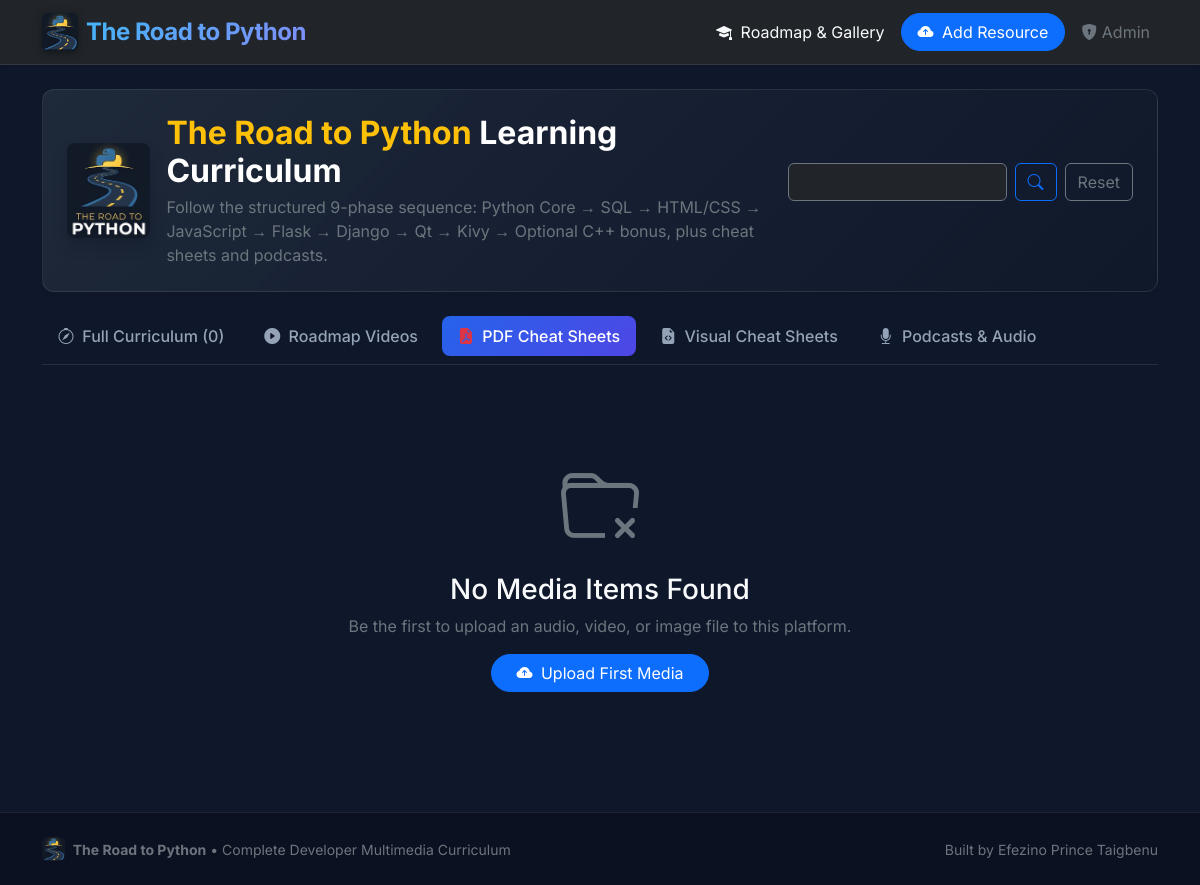
/?type=pdf, run on an earlier commit of the app's database.
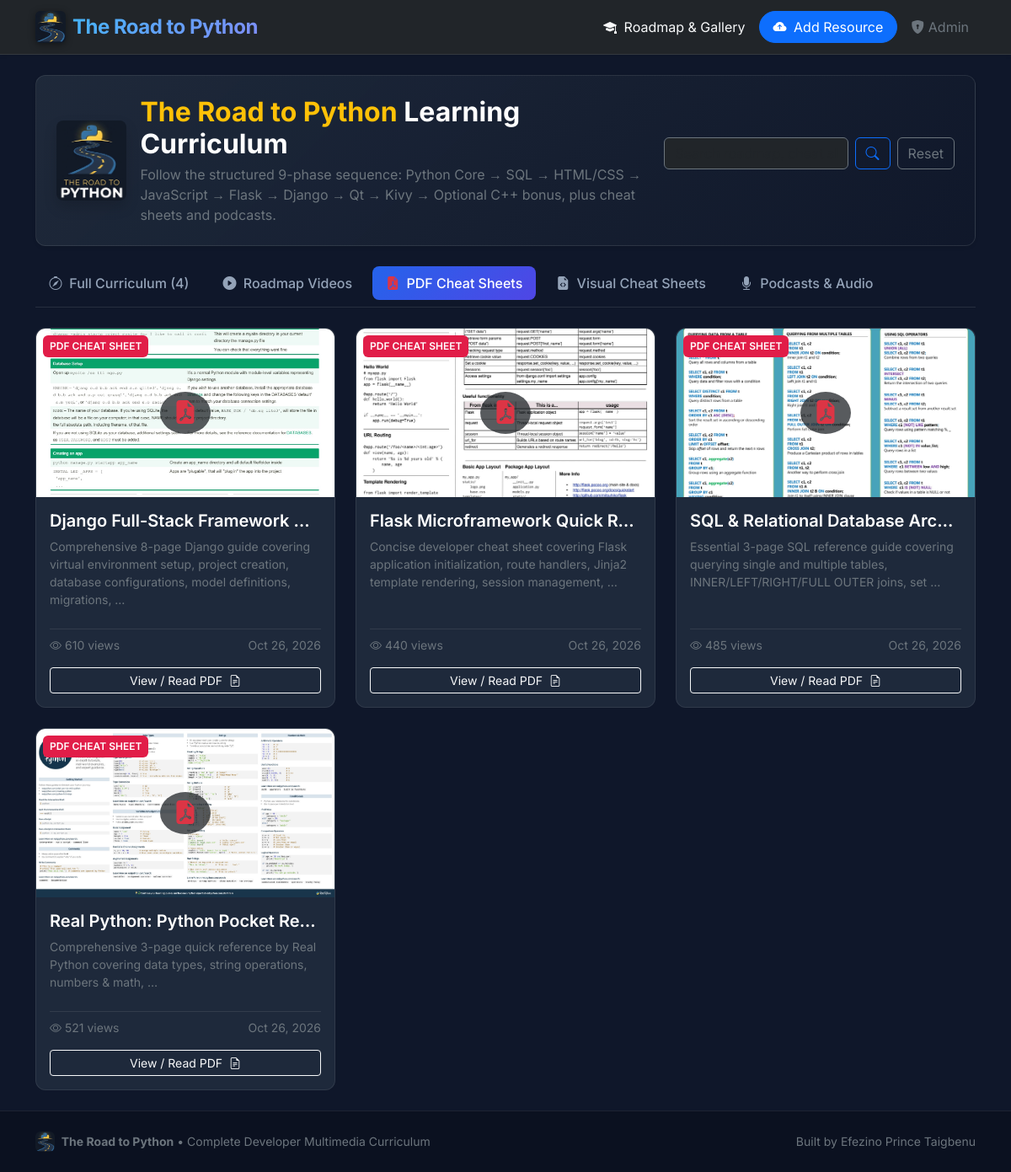
And on a later commit of the database.
### media_app/models.py (models this page shows, shortened)
class MediaItem(models.Model):
    MEDIA_TYPE_CHOICES = [
        ('image', 'Image'),
        ('video', 'Video'),
        ('audio', 'Audio / Podcast'),
        ('pdf', 'PDF Cheat Sheet'),
    ]
    title = models.CharField(max_length=150)
    description = models.TextField(blank=True)
    media_type = models.CharField(max_length=10, choices=MEDIA_TYPE_CHOICES)
    category = models.ForeignKey(
        Category,
        on_delete=models.SET_NULL,
        null=True,
        blank=True,
        related_name='media_items'
    )
    media_file = models.FileField(upload_to='multimedia/%Y/%m/')
    thumbnail = models.ImageField(upload_to='thumbnails/%Y/%m/', blank=True, null=True)
    step_number = models.PositiveIntegerField(default=0, help_text="Order in roadmap sequence (0 for non-roadmap items)")
    views_count = models.PositiveIntegerField(default=0)
    uploaded_at = models.DateTimeField(auto_now_add=True)
    class Meta:
        ordering = ['step_number', '-uploaded_at']

### media_app/views.py (the view)
# urls.py: path('', views.media_gallery, name='media_gallery'),
def media_gallery(request):
    media_type = request.GET.get('type')
    category_slug = request.GET.get('category')
    search_query = request.GET.get('q')
    items = MediaItem.objects.all()
    if media_type in ['image', 'video', 'audio', 'pdf']:
        items = items.filter(media_type=media_type)
    if category_slug:
        items = items.filter(category__slug=category_slug)
    if search_query:
        items = items.filter(title__icontains=search_query)
    categories = Category.objects.all()
    context = {
        'items': items,
        'categories': categories,
        'selected_type': media_type,
        'selected_category': category_slug,
        'search_query': search_query,
        'total_count': items.count(),
    }
    return render(request, 'media_app/gallery.html', context)

### media_app/templates/media_app/gallery.html (shortened to what this page needs)
{% extends 'media_app/base.html' %}
{% block content %}
{% load static %}
<div class="card bg-dark border-secondary border-opacity-25 mb-4 p-4 shadow-sm" style="background: linear-gradient(135deg, rgba(30, 41, 59, 0.95), rgba(15, 23, 42, 0.98));">
    <div class="row align-items-center g-3">
        <div class="col-auto d-none d-sm-block">
            <img src="{% static 'images/logo_badge.png' %}" alt="The Road to Python Logo" class="rounded-3 shadow" style="height: 95px; width: auto; object-fit: contain;">
        </div>
        <div class="col-md">
            <h1 class="h2 fw-bold text-white mb-1">
                <span class="text-warning">The Road to Python</span> Learning Curriculum
            </h1>
            <p class="text-secondary mb-0">Follow the structured 9-phase sequence: Python Core &rarr; SQL &rarr; HTML/CSS &rarr; JavaScript &rarr; Flask &rarr; Django &rarr; Qt &rarr; Kivy &rarr; Optional C++ bonus, plus cheat sheets and podcasts.</p>
        </div>
        <div class="col-lg-4 col-md-5 mt-3 mt-md-0">
            <form method="GET" action="{% url 'media_gallery' %}" class="d-flex gap-2">
                <input type="text" name="q" class="form-control bg-dark text-white border-secondary" placeholder="Search roadmap, cheat sheets, or podcasts..." value="{{ search_query|default:'' }}">
                <button type="submit" class="btn btn-outline-primary">
                    <i class="bi bi-search"></i>
                </button>
                {% if search_query or selected_type %}
                    <a href="{% url 'media_gallery' %}" class="btn btn-outline-secondary">Reset</a>
                {% endif %}
            </form>
        </div>
    </div>
</div>
<ul class="nav nav-pills mb-4 pb-2 border-bottom border-secondary border-opacity-25 gap-2">
    <li class="nav-item">
        <a class="nav-link {% if not selected_type %}active{% endif %}" href="{% url 'media_gallery' %}">
            <i class="bi bi-compass me-1"></i> Full Curriculum ({{ total_count }})
        </a>
    </li>
    <li class="nav-item">
        <a class="nav-link {% if selected_type == 'video' %}active{% endif %}" href="?type=video{% if search_query %}&q={{ search_query }}{% endif %}">
            <i class="bi bi-play-circle-fill me-1"></i> Roadmap Videos
        </a>
    </li>
    <li class="nav-item">
        <a class="nav-link {% if selected_type == 'pdf' %}active{% endif %}" href="?type=pdf{% if search_query %}&q={{ search_query }}{% endif %}">
            <i class="bi bi-file-earmark-pdf-fill me-1 text-danger"></i> PDF Cheat Sheets
        </a>
    </li>
    <li class="nav-item">
        <a class="nav-link {% if selected_type == 'image' %}active{% endif %}" href="?type=image{% if search_query %}&q={{ search_query }}{% endif %}">
            <i class="bi bi-file-earmark-code-fill me-1"></i> Visual Cheat Sheets
        </a>
    </li>
    <li class="nav-item">
        <a class="nav-link {% if selected_type == 'audio' %}active{% endif %}" href="?type=audio{% if search_query %}&q={{ search_query }}{% endif %}">
            <i class="bi bi-mic-fill me-1"></i> Podcasts &amp; Audio
        </a>
    </li>
</ul>
{% if items %}
<div class="row row-cols-1 row-cols-md-2 row-cols-lg-3 g-4">
    {% for item in items %}
    <div class="col">
        <div class="card h-100 overflow-hidden text-white">
            <div class="position-relative bg-black text-center d-flex align-items-center justify-content-center" style="height: 200px;">
                {% if item.media_type == 'image' %}
                    <img src="{{ item.media_file.url }}" class="w-100 h-100 object-fit-cover" alt="{{ item.title }}">
                {% elif item.media_type == 'pdf' %}
                    {% if item.thumbnail %}
                        <img src="{{ item.thumbnail.url }}" class="w-100 h-100 object-fit-cover" alt="{{ item.title }}">
                    {% else %}
                        <div class="p-4 text-center">
                            <i class="bi bi-file-earmark-pdf-fill fs-1 text-danger"></i>
                        </div>
                    {% endif %}
                    <span class="position-absolute fs-3 text-white bg-dark bg-opacity-75 rounded-circle px-3 py-1">
                        <i class="bi bi-file-earmark-pdf-fill text-danger"></i>
                    </span>
                {% endif %}
                <span class="position-absolute top-0 start-0 m-2 badge-type badge-{{ item.media_type }}">
                    {{ item.get_media_type_display }}
                </span>
            </div>
            <div class="card-body d-flex flex-column">
                <div class="d-flex justify-content-between align-items-start mb-2">
                    <h5 class="card-title fw-semibold text-truncate mb-0" title="{{ item.title }}">{{ item.title }}</h5>
                </div>
                <p class="card-text text-secondary small flex-grow-1">
                    {{ item.description|truncatewords:15|default:"No description provided." }}
                </p>
                <div class="d-flex justify-content-between align-items-center pt-2 border-top border-secondary border-opacity-25 mt-2 small text-secondary">
                    <span><i class="bi bi-eye me-1"></i>{{ item.views_count }} views</span>
                    <span>{{ item.uploaded_at|date:"M d, Y" }}</span>
                </div>
                <a href="{% url 'media_detail' item.pk %}" class="btn btn-outline-light btn-sm mt-3 w-100">
                    {% if item.media_type == 'pdf' %}
                        View / Read PDF <i class="bi bi-file-earmark-text ms-1"></i>
                    {% else %}
                        View / Play Media <i class="bi bi-arrow-right ms-1"></i>
                    {% endif %}
                </a>
            </div>
        </div>
    </div>
    {% endfor %}
</div>
{% else %}
<div class="text-center py-5 my-5">
    <i class="bi bi-folder-x display-1 text-secondary"></i>
    <h3 class="mt-3 text-light">No Media Items Found</h3>
    <p class="text-secondary">Be the first to upload an audio, video, or image file to this platform.</p>
    <a href="{% url 'upload_media' %}" class="btn btn-primary rounded-pill px-4">
        <i class="bi bi-cloud-arrow-up-fill me-1"></i> Upload First Media
    </a>
</div>
{% endif %}
{% endblock %}

### media_app/templates/media_app/base.html (shortened to what this page needs)
{% load static %}<!DOCTYPE html>
<html lang="en">
<head>
    <link href="https://cdn.jsdelivr.net/npm/bootstrap@5.3.3/dist/css/bootstrap.min.css" rel="stylesheet">
    <link rel="stylesheet" href="https://cdn.jsdelivr.net/npm/bootstrap-icons@1.11.3/font/bootstrap-icons.min.css">
</head>
<body>
    <nav class="navbar navbar-expand-lg navbar-dark bg-dark border-bottom border-secondary border-opacity-25 py-2 sticky-top shadow-sm">
        <div class="container">
            <a class="navbar-brand fs-4 d-flex align-items-center" href="{% url 'media_gallery' %}">
                <img src="{% static 'images/logo_icon.png' %}" alt="The Road to Python Logo" class="navbar-logo-img me-2 rounded-2">
                <span>The Road to Python</span>
            </a>
            <div class="collapse navbar-collapse" id="navContent">
                <ul class="navbar-nav ms-auto align-items-center gap-2">
                    <li class="nav-item">
                        <a class="nav-link text-light" href="{% url 'media_gallery' %}">
                            <i class="bi bi-mortarboard-fill me-1"></i> Roadmap &amp; Gallery
                        </a>
                    </li>
                    <li class="nav-item">
                        <a class="btn btn-primary px-3 rounded-pill" href="{% url 'upload_media' %}">
                            <i class="bi bi-cloud-arrow-up-fill me-1"></i> Add Resource
                        </a>
                    </li>
                    <li class="nav-item">
                        <a class="nav-link text-secondary" href="/admin/" target="_blank">
                            <i class="bi bi-shield-lock-fill"></i> Admin
                        </a>
                    </li>
                </ul>
            </div>
        </div>
    </nav>
    <main class="container my-4">
        {% block content %}{% endblock %}
    </main>
    <footer class="py-4 text-center text-secondary small">
        <div class="container d-flex flex-column flex-sm-row justify-content-between align-items-center gap-2">
            <div class="d-flex align-items-center gap-2">
                <img src="{% static 'images/logo_icon.png' %}" alt="Logo" height="24" class="rounded">
                <span><strong>The Road to Python</strong> &bull; Complete Developer Multimedia Curriculum</span>
            </div>
            <div>Built by Efezino Prince Taigbenu</div>
        </div>
    </footer>
</body>
</html>

### media_app/templates/media_app/base.html (style rules this page uses)
body { font-family: 'Inter', sans-serif; background-color: #0f172a; color: #f1f5f9; min-height: 100vh; display: flex; flex-direction: column; }
.navbar-brand { font-weight: 700; letter-spacing: -0.5px; background: linear-gradient(135deg, #38bdf8 0%, #818cf8 100%); -webkit-background-clip: text; -webkit-text-fill-color: transparent; }
.navbar-logo-img { height: 38px; width: auto; object-fit: contain; filter: drop-shadow(0 2px 4px rgba(0,0,0,0.4)); }
.card { background-color: #1e293b; border: 1px solid rgba(255, 255, 255, 0.08); border-radius: 12px; transition: transform 0.2s ease, box-shadow 0.2s ease; }
.badge-type { font-size: 0.75rem; text-transform: uppercase; font-weight: 600; padding: 4px 8px; border-radius: 6px; }
.badge-pdf { background-color: #e11d48; color: #fff; }
.nav-pills .nav-link { color: #94a3b8; border-radius: 8px; font-weight: 500; }
.nav-pills .nav-link.active { background: linear-gradient(135deg, #2563eb, #4f46e5); color: #fff; }
footer { margin-top: auto; border-top: 1px solid rgba(255, 255, 255, 0.08); background-color: #0b1120; }

What changed in the data, as far as the page shows it:
added MediaItem: thumbnail (picture), media_type "PDF CHEAT SHEET", title "Django Full-Stack Framework…", description "Comprehensive 8-page Django guide covering virtual environment setup, project creation, database configurations, model definitions, migrations, …", views_count "610", uploaded_at "Oct 26, 2026", shows "View / Read PDF"
added MediaItem: thumbnail (picture), media_type "PDF CHEAT SHEET", title "Flask Microframework Quick R…", description "Concise developer cheat sheet covering Flask application initialization, route handlers, Jinja2 template rendering, session management, …", views_count "440", uploaded_at "Oct 26, 2026", shows "View / Read PDF"
added MediaItem: thumbnail (picture), media_type "PDF CHEAT SHEET", title "SQL & Relational Database Arc…", description "Essential 3-page SQL reference guide covering querying single and multiple tables, INNER/LEFT/RIGHT/FULL OUTER joins, set …", views_count "485", uploaded_at "Oct 26, 2026", shows "View / Read PDF"
added MediaItem: thumbnail (picture), media_type "PDF CHEAT SHEET", title "Real Python: Python Pocket Re…", description "Comprehensive 3-page quick reference by Real Python covering data types, string operations, numbers & math, …", views_count "521", uploaded_at "Oct 26, 2026", shows "View / Read PDF"
Also different on the page:
{{ total_count }}: "0" → "4"
text no longer shown: "No Media Items Found Be the first to upload an audio, video, or image file to this platform. Upload First Media"
